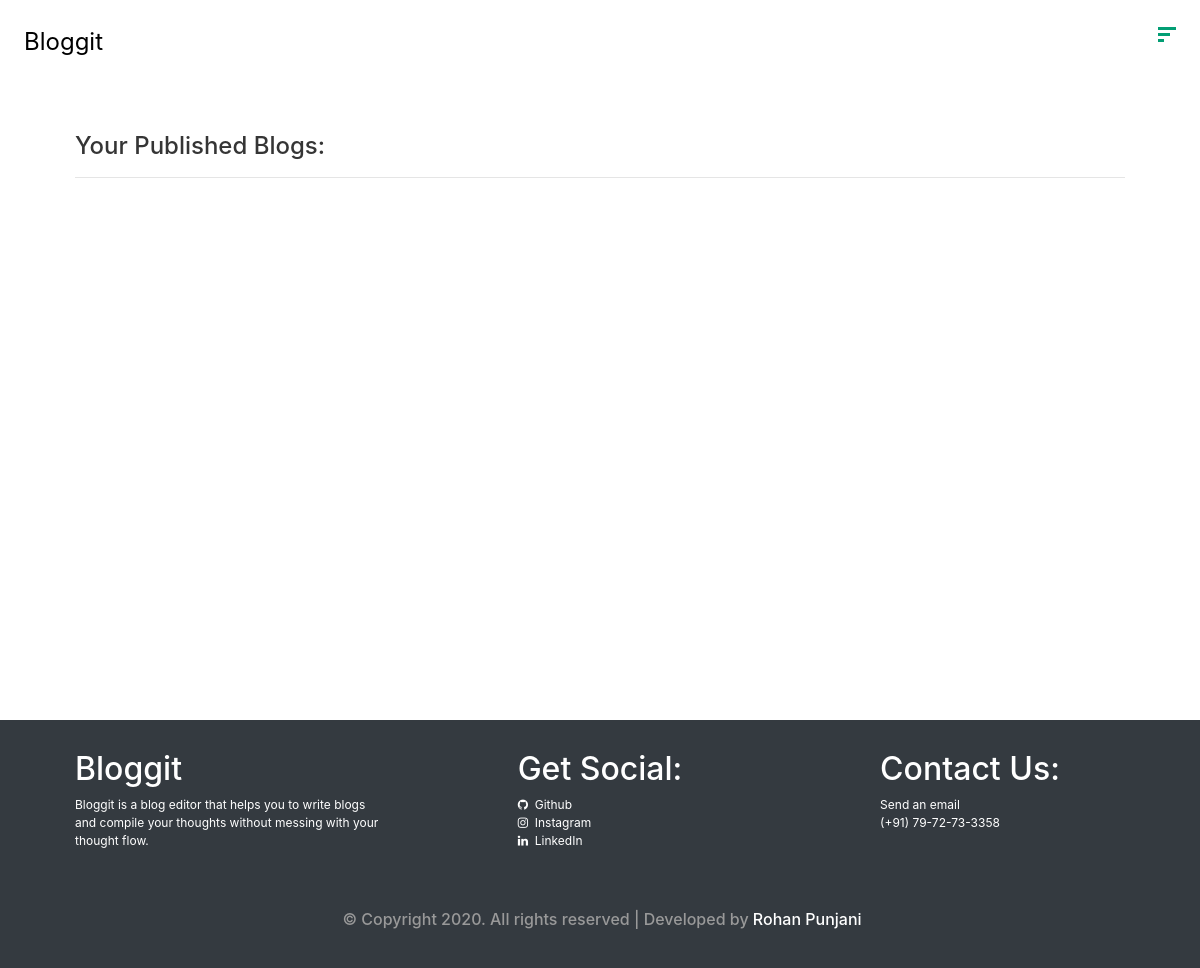
The app's page /published (signed in), older data.
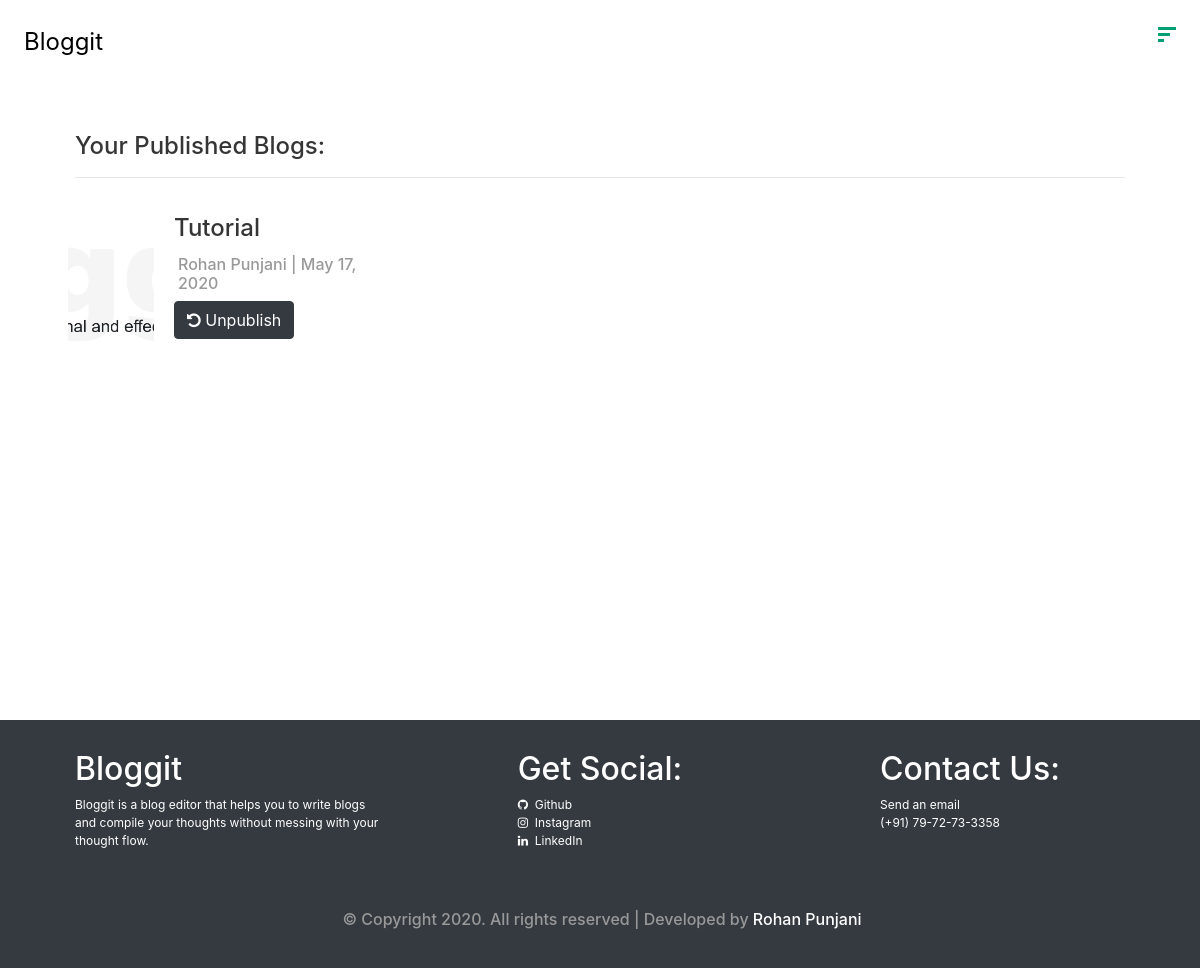
The same page, newer data.
### blog/models.py (models this page shows, shortened)
class blog(models.Model):
    user = models.ForeignKey(User, on_delete=models.CASCADE)
    heading = models.CharField(max_length=100)
    cover_img = models.ImageField(upload_to='blog_covers/%y/%m/%d', default='blog_covers/img5.jpg')
    isPublished = models.BooleanField(default=False)
    created_at = models.DateTimeField(auto_now_add=True)
    updated_at = models.DateTimeField(auto_now=True)
    views = models.IntegerField(default=0)

### blog/views.py (the view)
# urls.py: path('published', views.published, name='published'),
def published(request):
    if(request.user.is_authenticated):
        user = request.user
        published = user.blog_set.filter(isPublished=True).order_by('-id')
        return render(request, 'published.html', {
            'published_feeds': published,
        })
    else:
        return redirect('/')

### blog/templates/published.html (shortened to what the changed rows need)
<!DOCTYPE html>
<html lang="en">
<head>
    {% load static %}
    <link href="https://stackpath.bootstrapcdn.com/font-awesome/4.7.0/css/font-awesome.min.css" rel="stylesheet">
    <link rel="stylesheet" href="{% static 'styles/bootstrap.css' %}">
    <link rel="stylesheet" href="{% static 'styles/nav.css' %}">
    <link rel="stylesheet" href="{% static 'styles/feed.css' %}">
</head>
<body>
    <div class="main">
        <div class="container-fluid">
            <h1>Your Published Blogs:</h1>
            <div class="row">
                {% for feed in published_feeds %}
                <div class="col-sm-6 col-md-6 col-lg-6 col-xl-4">
                    <div class="card feed">
                        <div class="row no-gutters">
                            <div class="col-md-3 col-sm-12 feed_img">
                                <img class="card-img-top" src="{{feed.cover_img.url}}" alt="">
                            </div>
                            <div class="col-md-9 col-sm-12">
                                <div class="card-body">
                                    <h1 class="card-title">{{feed.heading}}</h1>
                                    <h6 class="card-text">{{feed.user.first_name}} {{feed.user.last_name}} | {{feed.created_at.date}}</h6>
                                    <p class="card-text"><a href="unpublish/{{feed.id}}" class="btn btn-dark"><i class="fa fa-undo"></i> Unpublish</a></p>
                                </div>
                            </div>
                        </div>
                    </div>
                </div>
                {% endfor %}
            </div>
        </div>
    </div>
    <footer class="bg-dark text-white d-flex justify-content-center align-items-center">
        <div class="row container">
            <div class="col-md-4 d-flex justify-content-center" style="padding: 30px;">
                <div class="wrapper">
                    <h2 class="text-white bg-dark p-0">Bloggit</h2>
                </div>
            </div>
            <div class="col-md-4 d-flex justify-content-center" style="padding: 30px 10px;">
                <div class="wrapper">
                    <h2 class="text-white bg-dark p-0">Get Social:</h2>
                </div>
            </div>
            <div class="col-md-4 d-flex justify-content-center"  style="padding: 30px 0;">
                <div class="wrapper">
                    <h2 class="text-white bg-dark p-0">Contact Us:</h2>
                </div>
            </div>
        </div>
    </footer>
</body>
</html>

Row changes from the older to the newer data that the page shows:
now on this page (row edited): blog: cover_img (picture), heading "Tutorial", user.first_name "Rohan", user.last_name "Punjani", created_at "May 17, 2020"
